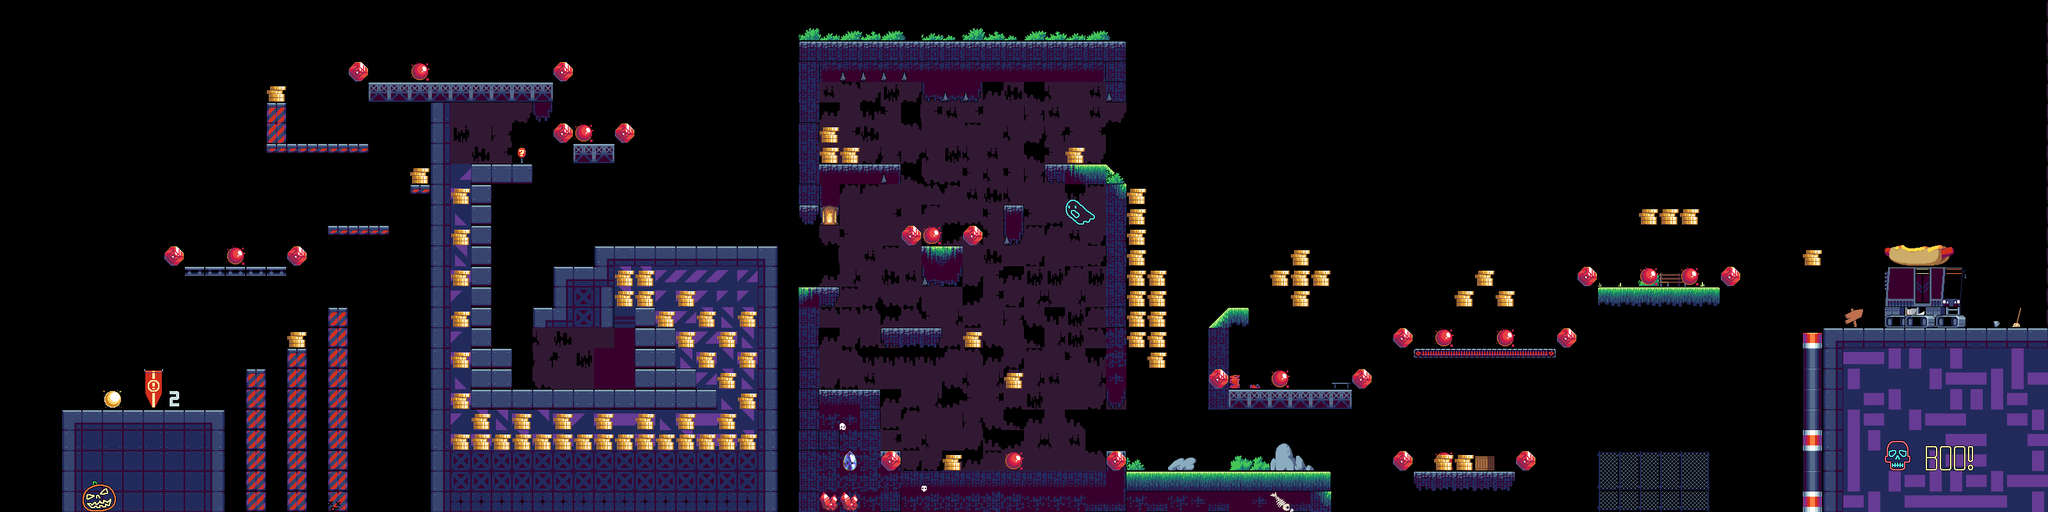

The image is a tile-based game level rendered from a .tmx file. Its description and source (layers, tilesets, objects; grid data summarised) follow:
An orthogonal 100x25 tile map with 32x32 px tiles, 8 tile layers (bg_terrain, terrain, bg_objects, player, ...), 3 tilesets.

<map version="1.10" tiledversion="1.10.1" orientation="orthogonal" renderorder="right-down" width="100" height="25" tilewidth="32" tileheight="32" infinite="0" nextlayerid="10" nextobjectid="1">
 <editorsettings>
  <export target="../levels/3/level_3.csv" format="csv" />
 </editorsettings>
 <tileset firstgid="1" source="items_fixed.tsx" />
 <tileset firstgid="301" source="terrain_1.tsx" />
 <tileset firstgid="481" source="items_extra_1.tsx" />
 <layer id="9" name="bg_terrain" width="100" height="25" locked="1">
  <data>[2500 cells, 392 non-empty, 31 distinct tile ids]</data>
 </layer>
 <layer id="1" name="terrain" width="100" height="25" locked="1">
  <data>[2500 cells, 526 non-empty, 72 distinct tile ids]</data>
 </layer>
 <layer id="2" name="bg_objects" width="100" height="25" locked="1">
  <data>[2500 cells, 68 non-empty, 41 distinct tile ids]</data>
 </layer>
 <layer id="5" name="player" width="100" height="25" locked="1">
  <data>[2500 cells, 5 non-empty, 5 distinct tile ids]</data>
 </layer>
 <layer id="6" name="enemies" width="100" height="25" locked="1">
  <data>[2500 cells, 11 non-empty, 1 distinct tile ids]</data>
 </layer>
 <layer id="7" name="constraints" width="100" height="25" locked="1">
  <data>[2500 cells, 18 non-empty, 1 distinct tile ids]</data>
 </layer>
 <layer id="8" name="coins" width="100" height="25" locked="1">
  <data>[2500 cells, 79 non-empty, 1 distinct tile ids]</data>
 </layer>
 <layer id="4" name="fg_objects" width="100" height="25">
  <data>[2500 cells, 53 non-empty, 43 distinct tile ids]</data>
 </layer>
</map>
